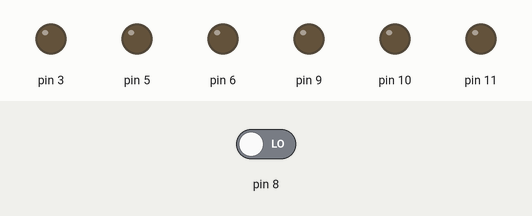
This sketch was run on a simulated Arduino Uno, built with avr-gcc and run on an emulated ATmega328P. Shown: output pins drawn as LEDs (lit = HIGH). The test bench sets the inputs (shaded band); at power-on: pin 8 LOW.

Above: at 1.2 s.
1.3 s: pin 8 driven HIGH
At 1.45 s:
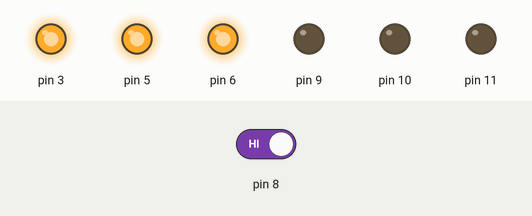
At 1.81 s:
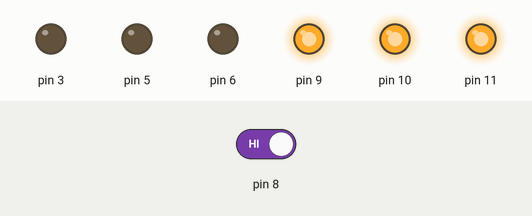
Timing chart, 0 to 10.3 s (numbered marks = the images above; inputs shaded):
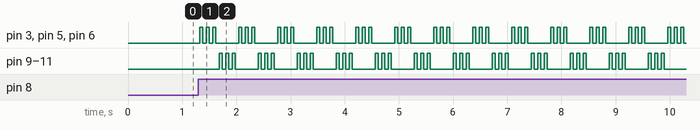

Measured:
- after the input at 1.3 s, pin 3, pin 5, pin 6: LOW → HIGH at once, then repeats every 0.72 s: 2 × (LOW 0.06 s, HIGH 0.06 s), LOW 0.42 s, HIGH 0.06 s; pin 9–11: LOW → HIGH after 0.38 s, then repeats every 0.72 s: 2 × (LOW 0.06 s, HIGH 0.06 s), LOW 0.42 s, HIGH 0.06 s

The sketch:

superpolicia.ino
```cpp
int estado = 0;
int estadoanterior = 0;
int salida = 0;

void setup(){
  pinMode(8,INPUT);
  pinMode(3,OUTPUT);
  pinMode(5,OUTPUT);
  pinMode(6,OUTPUT);
  pinMode(9,OUTPUT);
  pinMode(10,OUTPUT);
  pinMode(11,OUTPUT);
}

void loop(){
 estado = digitalRead(8);

 if((estado == HIGH)&&(estadoanterior==0)){
   salida = 1 - salida;
   delay(20);
 }
 estadoanterior = estado; //guardo el estado en el que esta

  if(salida == 1){
    for(int j=0; j<50; j++){
       for(int i=0; i<3;i++){
        digitalWrite(3, HIGH);
        digitalWrite(5, HIGH);
        digitalWrite(6, HIGH);
        delay(60);
        digitalWrite(3,LOW);
        digitalWrite(5,LOW);
        digitalWrite(6,LOW);
        delay(60);
      }
      for(int i=0; i<3; i++){
        digitalWrite(9, HIGH);
        digitalWrite(10, HIGH);
        digitalWrite(11, HIGH);
        delay(60);
        digitalWrite(9,LOW);
        digitalWrite(10,LOW);
        digitalWrite(11,LOW);
        delay(60);
      }
    }
  salida =0 ;
  }else{
    digitalWrite(3, LOW);
    digitalWrite(5, LOW);
    digitalWrite(6, LOW);
    digitalWrite(9, LOW);
    digitalWrite(10, LOW);
    digitalWrite(11, LOW);
  }
}
```
